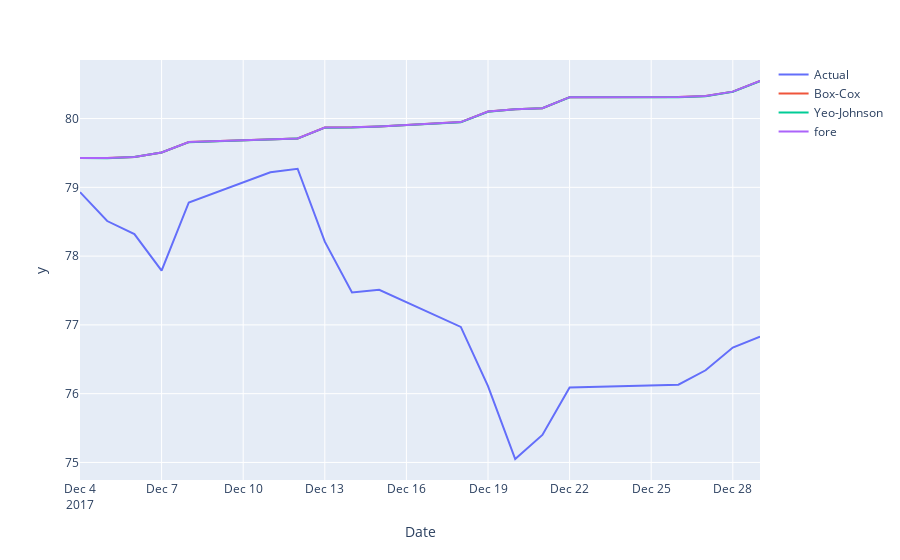
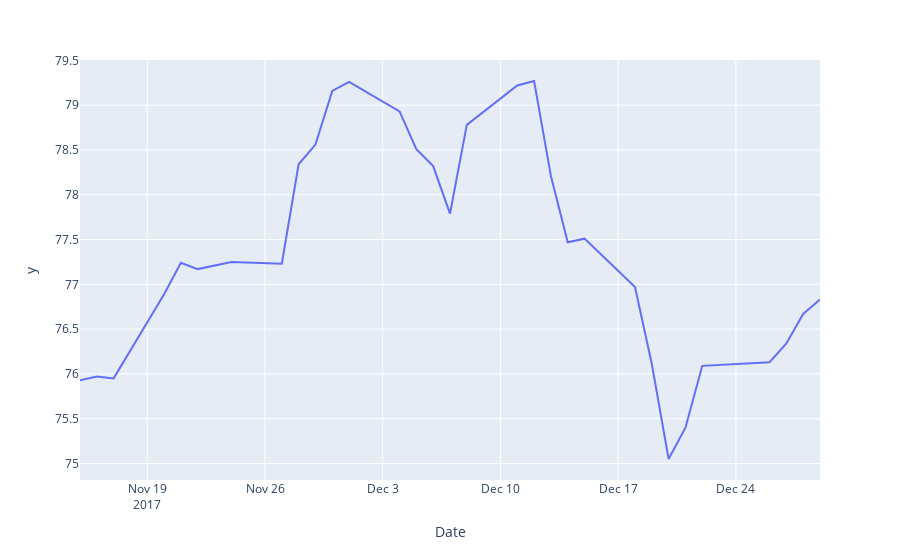

The notebook cell these images were saved under, in order:
### Code cell
fig_7.show()
fig_31.show()
